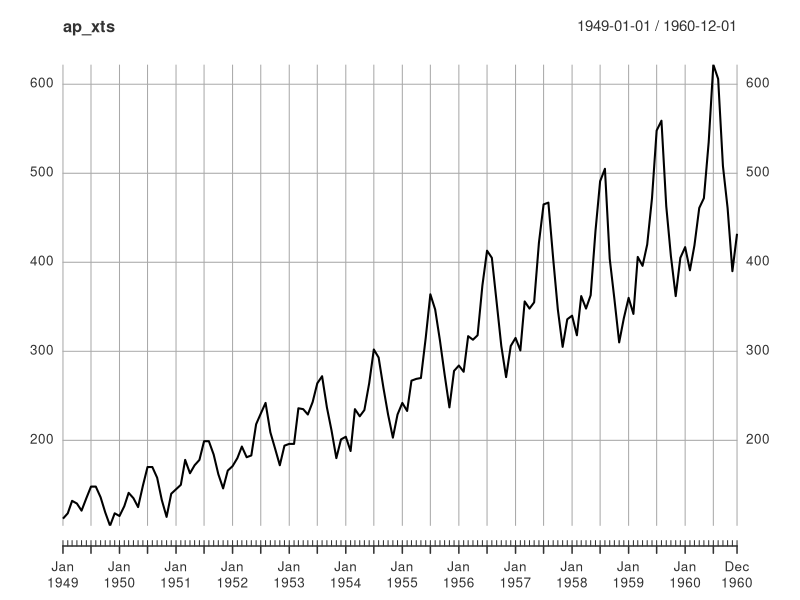

Write the R code that produced this figure. (Note: this script raises an error after producing the figure.)
#####################
#### Time series modeling with prophet
#####################

#### prophet treats this as a cruve fitting task
#### 
ipak <- function(pkg){
    new.pkg <- pkg[!(pkg %in% installed.packages()[, "Package"])]
    if (length(new.pkg))
        install.packages(new.pkg, dependencies = TRUE)
    try(sapply(pkg, require, character.only = TRUE), silent = TRUE)
}
packages <- c("xts", "zoo", "astsa","dplyr","prophet","ggplot2","tidyr","lubridate")
ipak(packages)

#####
# https://www.geeksforgeeks.org/time-series-analysis-using-facebook-prophet-in-r-programming/
# https://www.analyticsvidhya.com/blog/2018/05/generate-accurate-forecasts-facebook-prophet-python-r/
# https://facebook.github.io/prophet/docs/quick_start.html#r-api
# https://www.r-bloggers.com/2017/10/automatic-time-series-forecasting-with-prophet/


# geeks for geeks
ap <- read.csv("./data/example_air_passengers.csv", header = TRUE)
#
ap_xts <- xts(ap$y, order.by = as.Date(ap$ds))
# visualization
plot(ap_xts)

#

# call the prophet to fit the model
m <- prophet(ap)

# make predictions
future <- make_future_dataframe(m, periods = 365)

#
tail(future)

# forecast using predictions

# Forecast 
forecast <- predict(m, future) 
tail(forecast[c('ds', 'yhat',  
                'yhat_lower', 'yhat_upper')]) 


# plot the forecast
plot(m, forecast)

# plot the trend
prophet_plot_components(m, forecast)

# 
# The above graph shows the trend of the dataset that air passengers have been increased over a given period of time. In second graph, it shows seasonality of the dataset over a period of time 
# i.e., yearly and signifies that air passengers were maximum between months from June to August.



# use lubridate to change time zone
# 
pb.txt <- "2009-06-03 19:30"  
pb.date <- as.POSIXct(pb.txt, tz="Europe/London") 
# 
pb.date <- lubridate::with_tz(pb.date, "America/Los_Angeles")